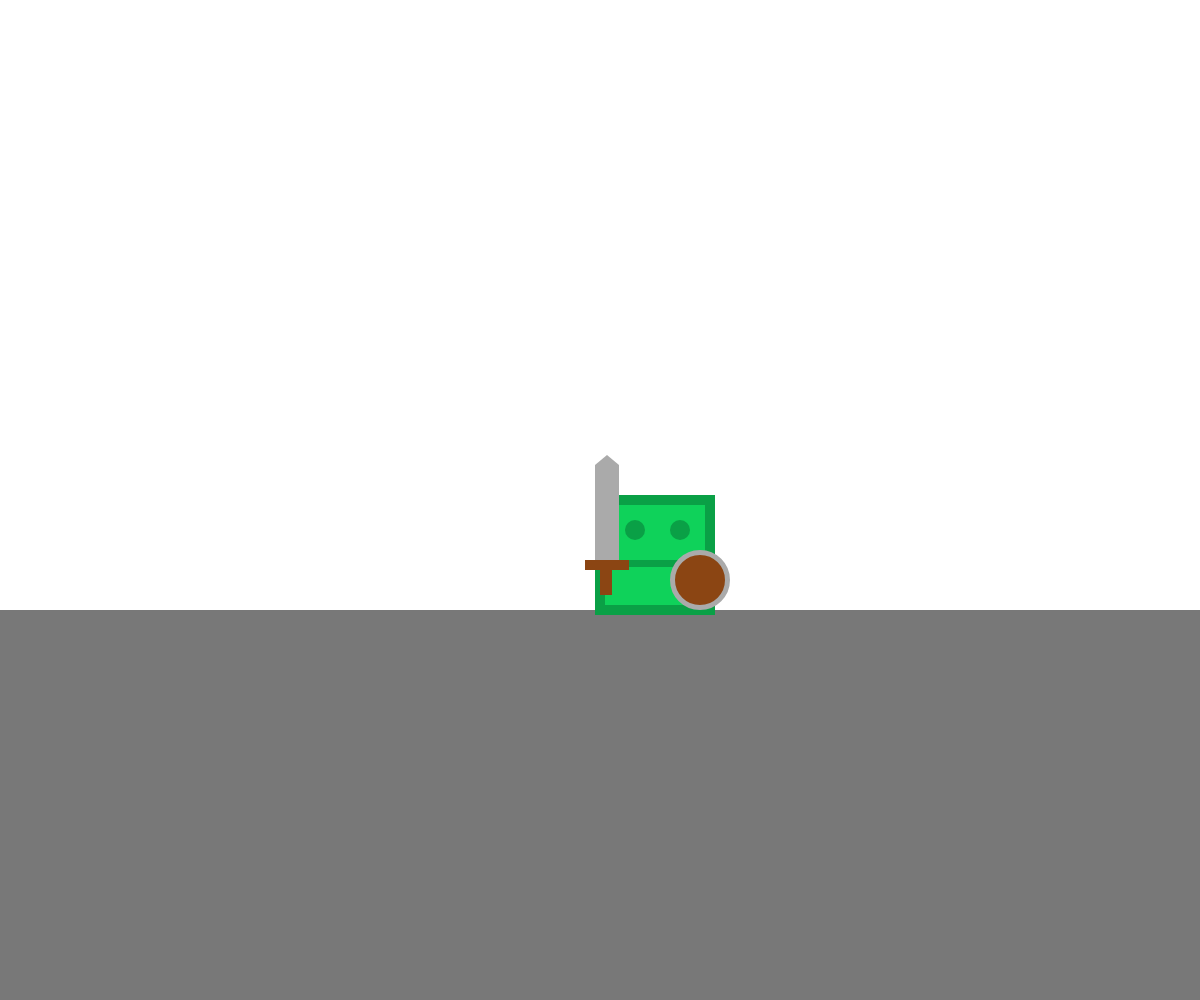
Frame 1 (no input)
Frame 60 (no input): identical to frame 1, image omitted
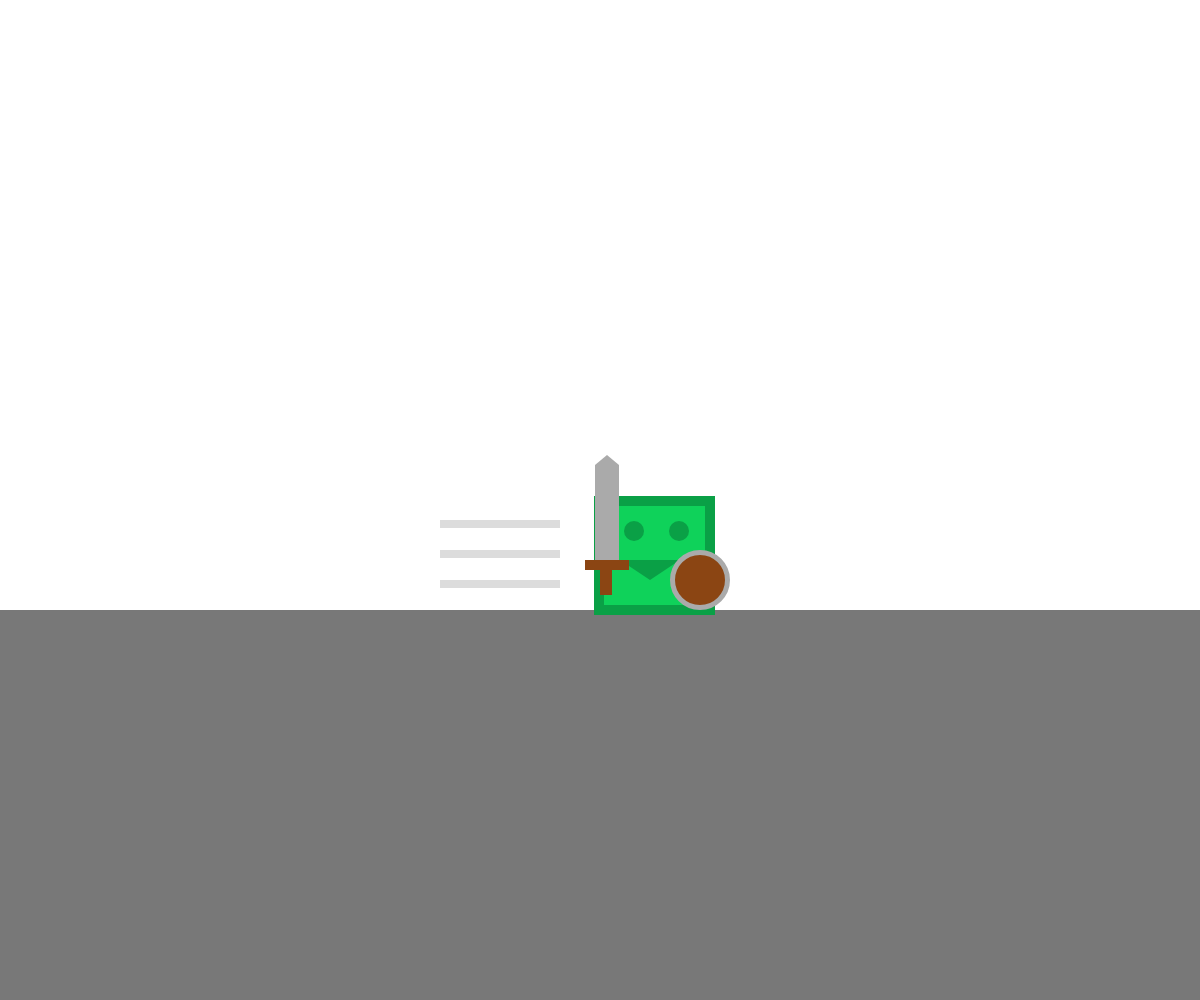
Frame 120 (the mouse pressed at the canvas centre since frame 60)

The p5.js sketch that drew these frames (run headless with seeded random() and noise() and a simulated clock; from frame 60 on, the mouse is pressed at the canvas centre):

// p5.js sketch
// ── sketch.js
var tall = true;
var charWidth = 110;
var charHeight = 110;
var positionY = 0;
var positionX = 0;

function setup() {

  createCanvas(windowWidth, windowHeight)



}

function draw() {

  background(255)

  fill(120)
  noStroke()
  rect(0, height/2 + 110, width, height/2 + 110);

  fill(15, 210, 90)
  stroke(10, 160, 70)
  strokeWeight(10)
  rect(width/2 + positionX, height/2 + positionY, charWidth, charHeight)

  fill(10, 160, 70)
  noStroke()
  ellipse(width/2 + positionX + 35, height/2 + positionY + 30, 20, 20)
  ellipse(width/2 + positionX + 80, height/2 + positionY + 30, 20, 20)






  if (mouseIsPressed) {
    if (tall == true) {
      charWidth++;
      charHeight--;
      positionY++;
      if (charWidth % 2 == 0){
        positionX--;
      }

      if (charWidth >=120) {
        tall = false;
      }

    } else{
      charWidth--;
      charHeight++;
      positionY--;
      if (charWidth % 2 == 0){
        positionX++;
      }

      if (charWidth <=100) {
        tall = true;
      }

    }

    fill(220)
    noStroke()
    rect(width/2 - 160, height/2 + 20, 120, 8)
    rect(width/2 - 160, height/2 + 50, 120, 8)
    rect(width/2 - 160, height/2 + 80, 120, 8)

    fill(10, 160, 70)
    triangle(width/2 + positionX + 20, height/2 + positionY + 60, width/2 + positionX + 80, height/2 + positionY + 60, width/2 + positionX + 50, height/2 + positionY + 80)


  } else {
    fill(10, 160, 70)
    rect(width/2 + positionX + 20, height/2 + positionY + 60, 60, 7)
  }
  fill(170)
  rect(width/2 + positionX - 5, height/2 + positionY - 35, 24, 100)
  triangle(width/2 + positionX - 5, height/2 + positionY - 35, width/2 + positionX + 19, height/2 + positionY - 35, width/2 + positionX + 7, height/2 + positionY - 45)

  fill(139,69,19)
  rect(width/2 + positionX - 15, height/2 + positionY + 60, 44, 10)
  rect(width/2 + positionX, height/2 + positionY + 65, 12, 30)

  stroke(170)
  strokeWeight(5)
  ellipse(width/2 + positionX + 100, height/2 + positionY + 80, 55, 55)
}

function mouseReleased() {
  console.log(mouseX + ', ' + mouseY );
}
